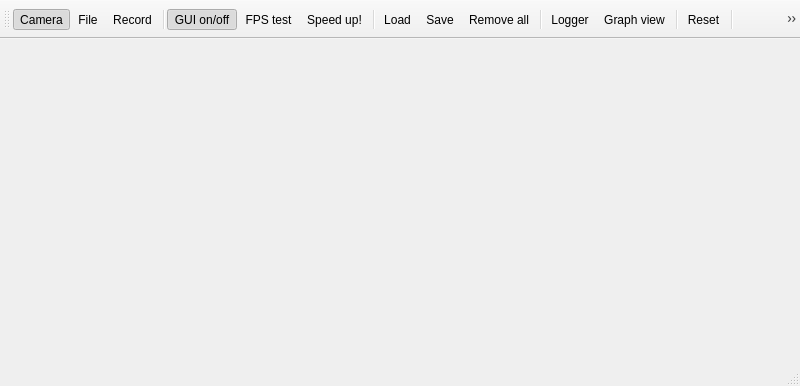
<?xml version="1.0" encoding="UTF-8"?>
<ui version="4.0">
 <class>MainWindow</class>
 <widget class="QMainWindow" name="MainWindow">
  <property name="geometry">
   <rect>
    <x>0</x>
    <y>0</y>
    <width>800</width>
    <height>386</height>
   </rect>
  </property>
  <property name="sizePolicy">
   <sizepolicy hsizetype="Expanding" vsizetype="MinimumExpanding">
    <horstretch>0</horstretch>
    <verstretch>0</verstretch>
   </sizepolicy>
  </property>
  <property name="contextMenuPolicy">
   <enum>Qt::ActionsContextMenu</enum>
  </property>
  <property name="windowTitle">
   <string>Spotter</string>
  </property>
  <property name="windowIcon">
   <iconset resource="icons.qrc">
    <normaloff>:/icon64.svg</normaloff>:/icon64.svg</iconset>
  </property>
  <widget class="QWidget" name="centralwidget">
   <layout class="QHBoxLayout" name="horizontalLayout_2">
    <property name="spacing">
     <number>0</number>
    </property>
    <property name="margin">
     <number>0</number>
    </property>
    <item>
     <layout class="QHBoxLayout" name="frame_video">
      <property name="spacing">
       <number>0</number>
      </property>
      <item>
       <spacer name="horizontalSpacer">
        <property name="orientation">
         <enum>Qt::Horizontal</enum>
        </property>
        <property name="sizeType">
         <enum>QSizePolicy::Maximum</enum>
        </property>
        <property name="sizeHint" stdset="0">
         <size>
          <width>320</width>
          <height>0</height>
         </size>
        </property>
       </spacer>
      </item>
      <item alignment="Qt::AlignHCenter|Qt::AlignVCenter">
       <widget class="QFrame" name="frame">
        <property name="frameShape">
         <enum>QFrame::StyledPanel</enum>
        </property>
        <property name="frameShadow">
         <enum>QFrame::Sunken</enum>
        </property>
       </widget>
      </item>
     </layout>
    </item>
    <item>
     <layout class="QHBoxLayout" name="frame_parameters">
      <property name="spacing">
       <number>0</number>
      </property>
     </layout>
    </item>
   </layout>
  </widget>
  <widget class="QToolBar" name="toolBar">
   <property name="sizePolicy">
    <sizepolicy hsizetype="Expanding" vsizetype="Fixed">
     <horstretch>0</horstretch>
     <verstretch>0</verstretch>
    </sizepolicy>
   </property>
   <property name="contextMenuPolicy">
    <enum>Qt::ActionsContextMenu</enum>
   </property>
   <property name="windowTitle">
    <string>toolBar</string>
   </property>
   <property name="layoutDirection">
    <enum>Qt::LeftToRight</enum>
   </property>
   <attribute name="toolBarArea">
    <enum>TopToolBarArea</enum>
   </attribute>
   <attribute name="toolBarBreak">
    <bool>false</bool>
   </attribute>
   <addaction name="actionCamera"/>
   <addaction name="actionFile"/>
   <addaction name="actionRecord"/>
   <addaction name="separator"/>
   <addaction name="actionGUI_on_off"/>
   <addaction name="actionFPS_test"/>
   <addaction name="actionSpeed_up"/>
   <addaction name="separator"/>
   <addaction name="actionLoadConfig"/>
   <addaction name="actionSaveConfig"/>
   <addaction name="actionRemoveTemplate"/>
   <addaction name="separator"/>
   <addaction name="actionLogger"/>
   <addaction name="actionGraph"/>
   <addaction name="separator"/>
   <addaction name="actionReset"/>
   <addaction name="separator"/>
   <addaction name="actionOnTop"/>
   <addaction name="actionAbout"/>
   <addaction name="separator"/>
   <addaction name="spacer"/>
   <addaction name="spacer_2"/>
  </widget>
  <widget class="QStatusBar" name="statusbar"/>
  <action name="actionCamera">
   <property name="checkable">
    <bool>true</bool>
   </property>
   <property name="checked">
    <bool>true</bool>
   </property>
   <property name="icon">
    <iconset resource="icons.qrc">
     <normaloff>:/camera_on_red.ico</normaloff>
     <normalon>:/camera_off.png</normalon>:/camera_on_red.ico</iconset>
   </property>
   <property name="text">
    <string>&amp;Camera</string>
   </property>
  </action>
  <action name="actionFile">
   <property name="checkable">
    <bool>true</bool>
   </property>
   <property name="icon">
    <iconset resource="icons.qrc">
     <normaloff>:/play_file.png</normaloff>
     <normalon>:/stop_file.png</normalon>:/play_file.png</iconset>
   </property>
   <property name="text">
    <string>&amp;File</string>
   </property>
  </action>
  <action name="actionSave">
   <property name="enabled">
    <bool>false</bool>
   </property>
   <property name="icon">
    <iconset resource="icons.qrc">
     <normaloff>:/save-icon.png</normaloff>:/save-icon.png</iconset>
   </property>
   <property name="text">
    <string>&amp;Transcode</string>
   </property>
  </action>
  <action name="action_Parameters">
   <property name="enabled">
    <bool>false</bool>
   </property>
   <property name="text">
    <string>&amp;Parameters</string>
   </property>
  </action>
  <action name="action_Transcode_Video">
   <property name="text">
    <string>&amp;Transcode Video</string>
   </property>
  </action>
  <action name="actionParameters">
   <property name="enabled">
    <bool>false</bool>
   </property>
   <property name="text">
    <string>Parameters</string>
   </property>
  </action>
  <action name="actionAbout">
   <property name="icon">
    <iconset resource="icons.qrc">
     <normaloff>:/about_icon.png</normaloff>:/about_icon.png</iconset>
   </property>
   <property name="text">
    <string>&amp;About</string>
   </property>
  </action>
  <action name="actionRecord">
   <property name="checkable">
    <bool>true</bool>
   </property>
   <property name="icon">
    <iconset resource="icons.qrc">
     <normaloff>:/record_on.png</normaloff>
     <normalon>:/stop_file.png</normalon>:/record_on.png</iconset>
   </property>
   <property name="text">
    <string>Record</string>
   </property>
   <property name="toolTip">
    <string>Record Video</string>
   </property>
  </action>
  <action name="actionArduino">
   <property name="enabled">
    <bool>false</bool>
   </property>
   <property name="icon">
    <iconset resource="icons.qrc">
     <normaloff>:/arduino_off.svg</normaloff>:/arduino_off.svg</iconset>
   </property>
   <property name="text">
    <string>Arduino</string>
   </property>
   <property name="toolTip">
    <string>Arduino State</string>
   </property>
  </action>
  <action name="actionLoadConfig">
   <property name="icon">
    <iconset resource="icons.qrc">
     <normaloff>:/load_template.png</normaloff>:/load_template.png</iconset>
   </property>
   <property name="text">
    <string>Load</string>
   </property>
  </action>
  <action name="actionSaveConfig">
   <property name="icon">
    <iconset resource="icons.qrc">
     <normaloff>:/save-icon.png</normaloff>:/save-icon.png</iconset>
   </property>
   <property name="text">
    <string>Save</string>
   </property>
   <property name="toolTip">
    <string>Save current configuration</string>
   </property>
  </action>
  <action name="actionRemoveTemplate">
   <property name="icon">
    <iconset resource="icons.qrc">
     <normaloff>:/remove_config.png</normaloff>:/remove_config.png</iconset>
   </property>
   <property name="text">
    <string>Remove all</string>
   </property>
   <property name="toolTip">
    <string>Remove all configurations</string>
   </property>
  </action>
  <action name="actionSourceProperties">
   <property name="text">
    <string>Source Props</string>
   </property>
  </action>
  <action name="actionOnTop">
   <property name="checkable">
    <bool>true</bool>
   </property>
   <property name="icon">
    <iconset resource="icons.qrc">
     <normaloff>:/pin_to_top.png</normaloff>:/pin_to_top.png</iconset>
   </property>
   <property name="text">
    <string>Always on Top</string>
   </property>
  </action>
  <action name="actionGUI_on_off">
   <property name="checkable">
    <bool>true</bool>
   </property>
   <property name="checked">
    <bool>true</bool>
   </property>
   <property name="icon">
    <iconset resource="icons.qrc">
     <normaloff>:/GUI_on.png</normaloff>
     <normalon>:/GUI_off.png</normalon>:/GUI_on.png</iconset>
   </property>
   <property name="text">
    <string>GUI on/off</string>
   </property>
  </action>
  <action name="actionFPS_test">
   <property name="checkable">
    <bool>true</bool>
   </property>
   <property name="icon">
    <iconset resource="icons.qrc">
     <normaloff>:/fps_test.png</normaloff>:/fps_test.png</iconset>
   </property>
   <property name="text">
    <string>FPS test</string>
   </property>
   <property name="toolTip">
    <string>Outputs a square wave of the framerate on D3</string>
   </property>
  </action>
  <action name="actionSpeed_up">
   <property name="checkable">
    <bool>true</bool>
   </property>
   <property name="icon">
    <iconset>
     <normalon>:/Space_rocket-16-512.png</normalon>
    </iconset>
   </property>
   <property name="text">
    <string>Speed up!</string>
   </property>
   <property name="toolTip">
    <string>Increase framerate (the framerate is less stable)</string>
   </property>
  </action>
  <action name="actionLogger">
   <property name="checkable">
    <bool>true</bool>
   </property>
   <property name="icon">
    <iconset resource="icons.qrc">
     <normaloff>:/logger.png</normaloff>:/logger.png</iconset>
   </property>
   <property name="text">
    <string>Logger</string>
   </property>
  </action>
  <action name="actionGraph">
   <property name="checkable">
    <bool>true</bool>
   </property>
   <property name="icon">
    <iconset resource="icons.qrc">
     <normaloff>:/graph.png</normaloff>:/graph.png</iconset>
   </property>
   <property name="text">
    <string>Graph view</string>
   </property>
   <property name="toolTip">
    <string>&lt;html&gt;&lt;head/&gt;&lt;body&gt;&lt;p&gt;Output analog outputs in graph view&lt;/p&gt;&lt;/body&gt;&lt;/html&gt;</string>
   </property>
  </action>
  <action name="spacer">
   <property name="text">
    <string/>
   </property>
  </action>
  <action name="actionReset">
   <property name="icon">
    <iconset resource="icons.qrc">
     <normaloff>:/reset.png</normaloff>:/reset.png</iconset>
   </property>
   <property name="text">
    <string>Reset</string>
   </property>
   <property name="toolTip">
    <string>Delete position history, and reset filters</string>
   </property>
  </action>
  <action name="spacer_2">
   <property name="text">
    <string/>
   </property>
  </action>
 </widget>
 <resources>
  <include location="icons.qrc"/>
 </resources>
 <connections/>
</ui>
